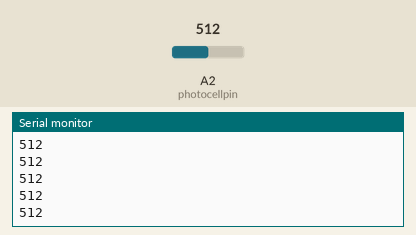
Simulated run of this sketch. Board: Arduino Uno, built with avr-gcc and run on an emulated ATmega328P. On the bench: the last lines printed to the serial monitor. The test bench sets the inputs (shaded band); at power-on: A2 (photocellpin) = 512.

Above: at 1.2 s.
1.3 s: A2 (photocellpin) set to 610
At 1.31 s:
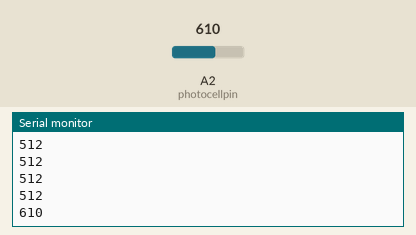
2.8 s: A2 (photocellpin) set to 590
At 2.81 s:
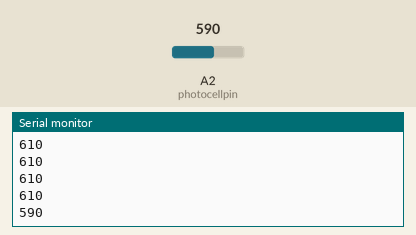
Timing chart, 0 to 5.8 s (numbered marks = the images above; inputs shaded):
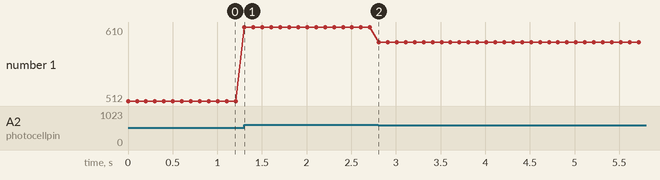

Measured:
- after the input at 1.3 s, the serial monitor: prints a new line at once (image 1)
- after the input at 2.8 s, the serial monitor: prints a new line at once (image 2)
- plotted number 1: 512 → 610 after the input at 1.3 s, 610 → 590 after the input at 2.8 s

The sketch:

lab3-1.ino
```cpp
int photocellpin =2;
int photocellval =0;

int ledpin= 9;
void setup() {
  // put your setup code here, to run once:
  Serial.begin(9600);
}

void loop() {
  // put your main code here, to run repeatedly:
  photocellval =analogRead(photocellpin);
  Serial.println(photocellval);
  if(photocellval<=600)
  {
    digitalWrite(ledpin,HIGH);
  }
  else
  {
    digitalWrite(ledpin,LOW);
  }
  delay(100);
}
```
